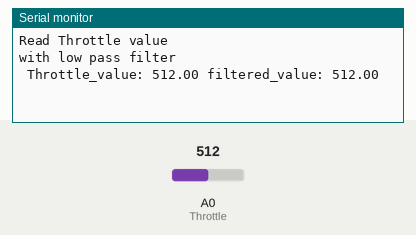
Recording of a sketch running on a simulated Arduino Uno, built with avr-gcc and run on an emulated ATmega328P. Shown: the last lines printed to the serial monitor. Inputs (shaded band) come from the test bench; at power-on: A0 (Throttle) = 512.

Above: at 2.0 s.
2.1 s: A0 (Throttle) set to 716
At 2.1 s:
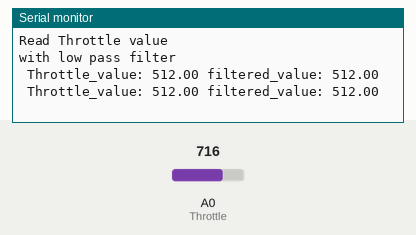
3.6 s: A0 (Throttle) set to 900
At 4.8 s:
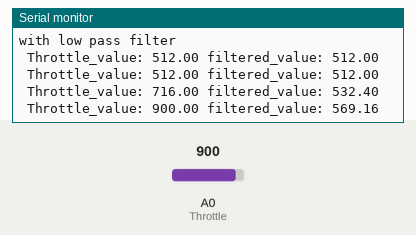
Timing chart, 0 to 6.6 s (numbered marks = the images above; inputs shaded):
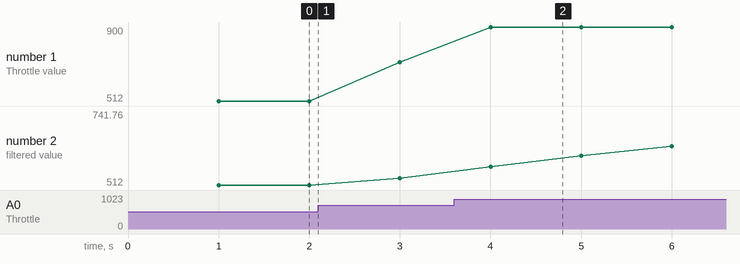

The sketch:

Throttle_measurement.ino
```cpp
//실제 스로틀 입력 값 측정 - 아날로그 값으로 1초 간격 측정

#define Throttle A0  //스로틀 연결핀 A0
#define interval 1000  //1초로 제한, 본 값으로 유동 가능
float Throttle_value = 0;  //아날로그 값으로 읽을 스로틀 값을 실수형으로 선언
float filtered_value;  //low-pass filter를 통해 필터링된 값
float sensitivity = 0.1;  //90% 값을 저장하고 10%를 현재값으로 사용하겠다는 뜻
unsigned long timeCurr = 0;  // 현재시간 값

void Throttle_Read()  //interval 밀리초에 한번 스로틀 값을 읽고 필터링된 값을 내보내는 함수
{
  timeCurr = millis();
  if(timeCurr%interval == 0)
  {
    Throttle_value = analogRead(Throttle);
    filtered_value = filtered_value*(1 - sensitivity) + Throttle_value*sensitivity;  //low-pass filter

    Serial.print(F(" Throttle_value: "));
    Serial.print(Throttle_value);  //입력된 신호값

    Serial.print(F(" filtered_value: "));
    Serial.print(filtered_value);  //필터링된 신호값

    Serial.println();
  }
}

void setup()
{
    Serial.begin(9600);
    pinMode(Throttle, INPUT);
    Throttle_value = analogRead(Throttle);
    filtered_value = Throttle_value;
    Serial.println("Read Throttle value");
    delay(300);
    Serial.println("with low pass filter");
    delay(500);
}

void loop()
{
  Throttle_Read();
}
```

Measured:
- after the input at 3.6 s, the serial monitor: prints a new line after 0.40 s (image 2)
- plotted number 1: 512 → 716 after the input at 2.1 s, 716 → 900 after the input at 3.6 s
- plotted number 2: 512 → 532.4 after the input at 2.1 s, 532.4 → 741.76 after the input at 3.6 s
